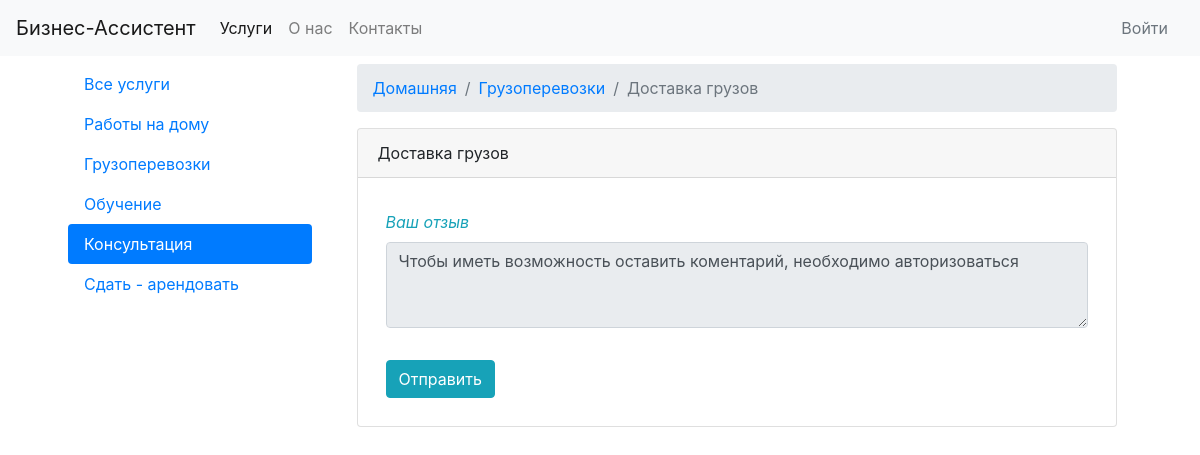
The page /services/servReview.php?id=4 on the database its author committed.
### tables this page shows
CREATE TABLE `serv_category` (
  `serv_cat_id` int(11) NOT NULL,
  `serv_cat_name` varchar(255) NOT NULL,
  `status` varchar(10) NOT NULL DEFAULT 'Добавлено'
);

CREATE TABLE `serv_orders` (
  `id` int(11) NOT NULL,
  `id_request` int(11) NOT NULL,
  `user_b_id` varchar(255) NOT NULL DEFAULT '0',
  `cat_id` varchar(255) NOT NULL,
  `title` varchar(255) NOT NULL,
  `description` varchar(255) NOT NULL,
  `content` varchar(500) NOT NULL,
  `phone` varchar(50) NOT NULL,
  `addr_town` varchar(255) NOT NULL,
  `addr_street` varchar(255) NOT NULL,
  `addr_house` varchar(255) NOT NULL,
  `addr_flat` varchar(50) NOT NULL,
  `image` varchar(255) NOT NULL,
  `status` varchar(10) NOT NULL DEFAULT 'Добавлено'
);

### services/servReview.php (the view, shortened to what this page needs)
<?php
	include $_SERVER['DOCUMENT_ROOT'] . '/services/configs/db.php';
	include $_SERVER['DOCUMENT_ROOT'] . "/services/parts/header.php";
	if(isset($_COOKIE['user_id'])){
		$userLogged = '';
		$reviewText = '';
	}else{
		$userLogged = 'disabled="disabled"';
		$reviewText = 'Чтобы иметь возможность оставить коментарий, необходимо авторизоваться';
	}
		$sql = "SELECT * FROM serv_orders WHERE id=" . $_GET['id'] . " ";
		$result = $conn->query($sql);
		$row = mysqli_fetch_assoc($result);
		$categoryResult = $conn->query('SELECT * FROM serv_category WHERE serv_cat_id =' . $row['cat_id'] . '');
		$category =  mysqli_fetch_assoc($categoryResult);
?>
<nav aria-label="breadcrumb">
  <ol class="breadcrumb">
    <li class="breadcrumb-item"><a href="/services/">Домашняя</a></li>
    <li class="breadcrumb-item active">
    	<a href="/services/cat.php?id=<?php echo $category['serv_cat_id'] ?>">
    		<?php echo $category['serv_cat_name'];?>
    	</a>
    </li>
    <li class="breadcrumb-item active" aria-current="page"><?php echo $row['title']?></li>
  </ol>
</nav>
<div class="row">
	<div class="col-12">
		<div class="card">
			<div class="card-header"><?php echo $row['title']; ?></div>
				<div class="card-body">
		   		<form class="mx-2" action="/services/modules/servReviewDB.php" method="POST" id="servReviewForm">
				  <div class="form-group">
				    <div class="form-group">
					    <label for="servRviewText"><i class="text-info">Ваш отзыв</i></label>
					    <textarea type="text" class="form-control" name="servRviewText" rows="3" <?php echo $userLogged ?>><?php echo $reviewText ?></textarea>
					</div>
				  </div>
				  <button type="submit" class="btn btn-info mt-3 mb-2">Отправить</button>
				</form>
				</div>
	  	</div>
	</div>
</div>
<?php
	include $_SERVER['DOCUMENT_ROOT'] . "/services/parts/futer.php";
?>

### services/parts/cat_nav.php
<div class="nav flex-column nav-pills" id="v-pills-tab" role="tablist" aria-orientation="vertical">
	<a class="nav-link <?php if( !isset($_GET['id']) ){echo 'active';}?>" href="/services/allServices.php">Все услуги</a>
	<?php
		$sql = "SELECT * FROM serv_category WHERE `status`= 'Добавлено'";
		$result = $conn->query($sql);
		while ( $row = mysqli_fetch_assoc($result) ) {
			if (isset($_GET['id']) && $_GET['id'] == $row['serv_cat_id']) {?>
				<a class="nav-link active" href="/services/cat.php?id=<?php echo $row['serv_cat_id']?>"><?php echo $row['serv_cat_name']?></a>
			<?php
			}
			else {?>
				<a class="nav-link" href="/services/cat.php?id=<?php echo $row['serv_cat_id']?>"><?php echo $row['serv_cat_name']?></a>
			<?php
			}
		}
	?>
</div>

### rows shown on the page
serv_category: serv_cat_name "Работы на дому"
serv_category: serv_cat_name "Грузоперевозки"
serv_category: serv_cat_name "Обучение"
serv_category: serv_cat_name "Консультация"
serv_category: serv_cat_name "Сдать - арендовать"
serv_orders: title "Доставка грузов"
